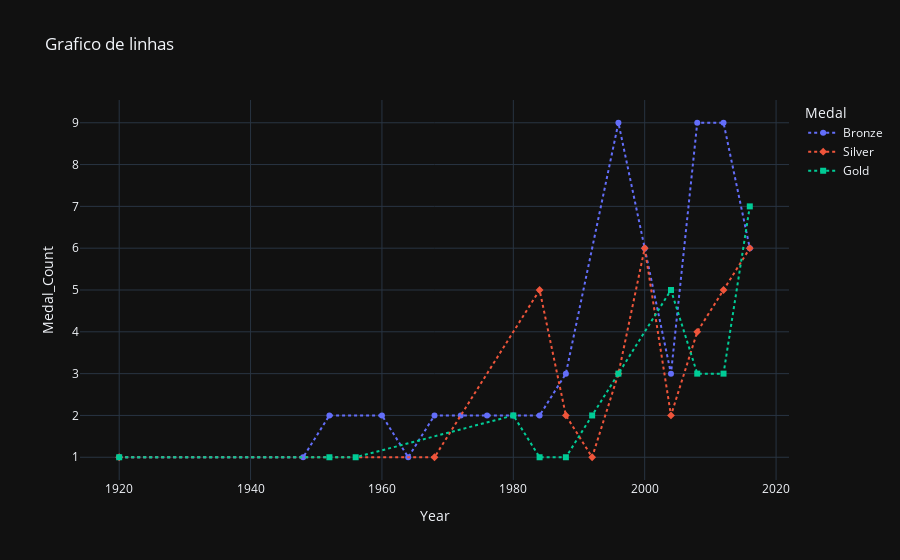

The notebook cell saved with this chart:
### Markdown cell above
Para finalizar a história do Brasil, vamos ver a série temporal de medalhas brasileiras. Crie um gráfico de linhas contendo 3 linhas: ouro, prata e bronze. Coloque no eixo X a edição da olimpíada (em ordem cronológica) e no eixo Y o total de medalhas de cada tipo.

### Code cell
# Agrupando por ano e tipo de medalha, contando para se obter a quantidade de medalhas por tipo.
df_medalhas_ano = df_medalhas_esporte.groupby(['Year', 'Medal'])['Medal'].count().reset_index(name='Medal_Count')

fig = px.line(df_medalhas_ano,
              x='Year',
              y='Medal_Count',
              title='Grafico de linhas',
              color='Medal',
              symbol='Medal',
              category_orders={"Medal": ["Bronze", "Silver", "Gold"]})

fig.update_traces(line_dash='dot')
fig

### Figure 1 — Plotly figure (JSON) as saved in the notebook; plotly's stock layout.template omitted (floating-point values rounded to 4 significant figures)
{"data": [{"hovertemplate": "Medal=Bronze<br>Year=%{x}<br>Medal_Count=%{y}<extra></extra>", "legendgroup": "Bronze", "line": {"color": "#636efa", "dash": "dot"}, "marker": {"symbol": "circle"}, "mode": "lines+markers", "name": "Bronze", "orientation": "v", "showlegend": true, "x": [1920, 1948, 1952, 1960, 1964, 1968, 1972, 1976, 1980, 1984, 1988, 1996, 2000, 2004, 2008, 2012, 2016], "xaxis": "x", "y": [1, 1, 2, 2, 1, 2, 2, 2, 2, 2, 3, 9, 6, 3, 9, 9, 6], "yaxis": "y", "type": "scatter"}, {"hovertemplate": "Medal=Silver<br>Year=%{x}<br>Medal_Count=%{y}<extra></extra>", "legendgroup": "Silver", "line": {"color": "#EF553B", "dash": "dot"}, "marker": {"symbol": "diamond"}, "mode": "lines+markers", "name": "Silver", "orientation": "v", "showlegend": true, "x": [1920, 1968, 1984, 1988, 1992, 1996, 2000, 2004, 2008, 2012, 2016], "xaxis": "x", "y": [1, 1, 5, 2, 1, 3, 6, 2, 4, 5, 6], "yaxis": "y", "type": "scatter"}, {"hovertemplate": "Medal=Gold<br>Year=%{x}<br>Medal_Count=%{y}<extra></extra>", "legendgroup": "Gold", "line": {"color": "#00cc96", "dash": "dot"}, "marker": {"symbol": "square"}, "mode": "lines+markers", "name": "Gold", "orientation": "v", "showlegend": true, "x": [1920, 1952, 1956, 1980, 1984, 1988, 1992, 1996, 2004, 2008, 2012, 2016], "xaxis": "x", "y": [1, 1, 1, 2, 1, 1, 2, 3, 5, 3, 3, 7], "yaxis": "y", "type": "scatter"}], "layout": {"xaxis": {"anchor": "y", "domain": [0.0, 1.0], "title": {"text": "Year"}}, "yaxis": {"anchor": "x", "domain": [0.0, 1.0], "title": {"text": "Medal_Count"}}, "legend": {"title": {"text": "Medal"}, "tracegroupgap": 0}, "title": {"text": "Grafico de linhas"}}}
